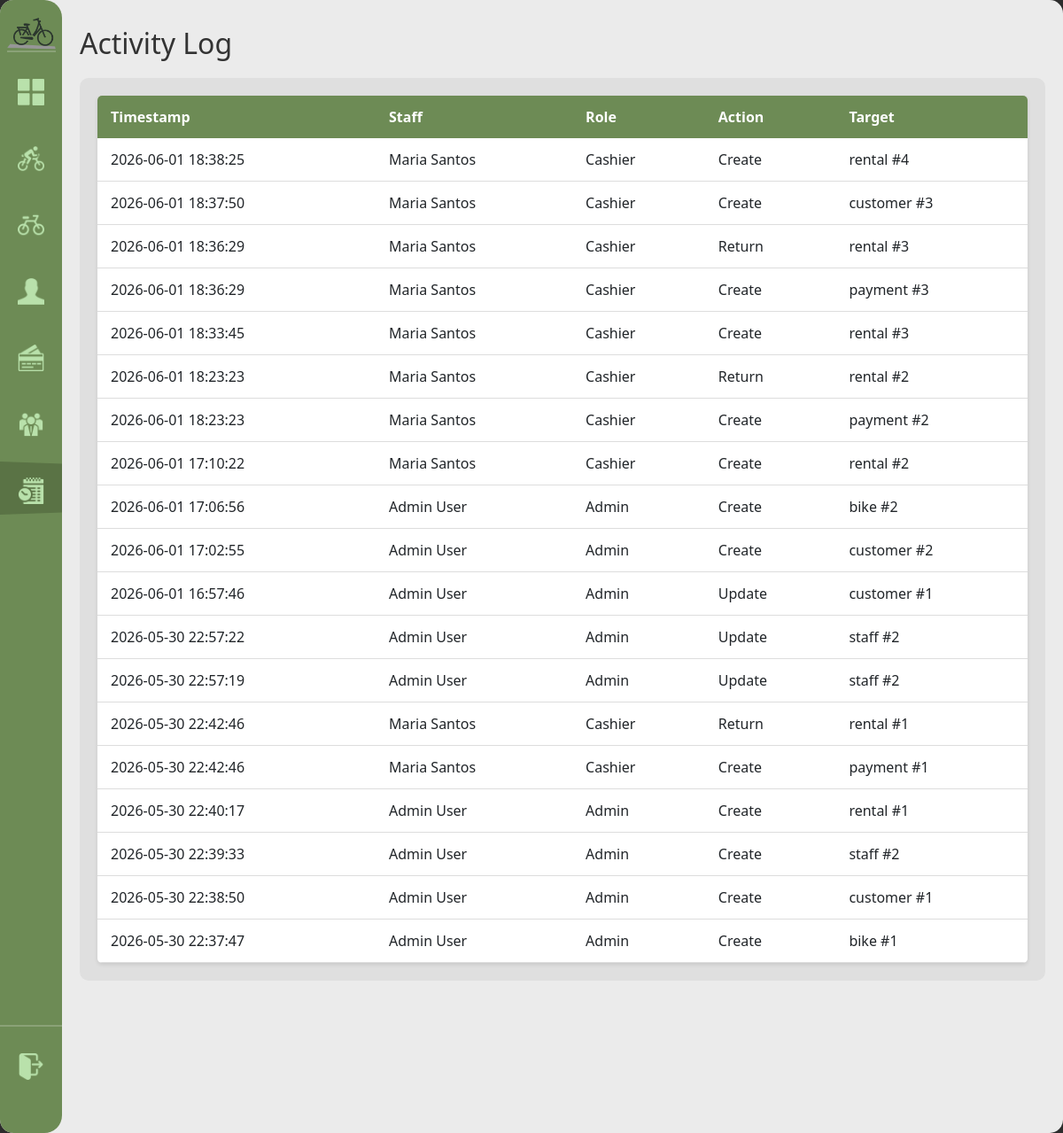
Before: /activity-log (signed in) with the older database file.
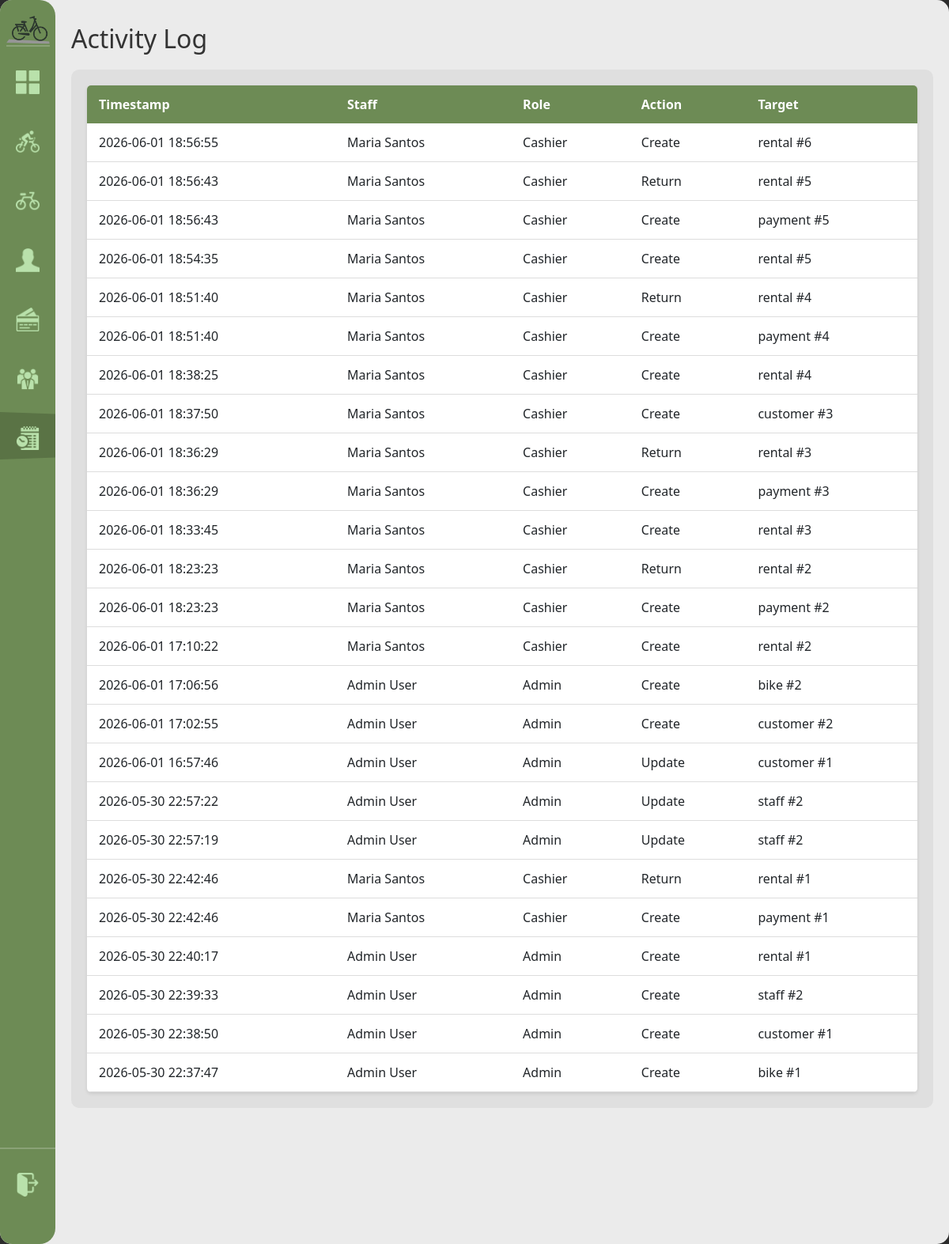
After: the same page with the newer database file.
### tables this page shows
CREATE TABLE activity_log (
            log_id INTEGER PRIMARY KEY AUTOINCREMENT,
            staff_id INTEGER NOT NULL REFERENCES staff(staff_id) ON UPDATE CASCADE ON DELETE RESTRICT,
            timestamp DATETIME NOT NULL DEFAULT(datetime('now','localtime')),
            action TEXT NOT NULL, target_table TEXT, target_id INTEGER
        );

CREATE TABLE staff (
            staff_id INTEGER PRIMARY KEY AUTOINCREMENT,
            username TEXT NOT NULL UNIQUE,
            password_hash TEXT NOT NULL,
            first_name TEXT NOT NULL, last_name TEXT NOT NULL,
            role TEXT NOT NULL CHECK(role IN('admin','cashier')),
            contact_number TEXT NOT NULL,
            status TEXT NOT NULL DEFAULT 'active' CHECK(status IN('active','inactive')),
            created_at DATETIME NOT NULL DEFAULT(datetime('now','localtime'))
        );

### handlers/activity_routes.py (the view)
@activity_bp.route('/activity-log')
@role_required('admin')
def activity_log():
    logs = database.get().get_activity_log()
    return render_template('activity_log.html', logs=logs)

### app.py (called while the page is built)
def get_sidebar_state():
    return request.cookies.get('sidebarState') == 'expanded'

@app.context_processor
def inject_sidebar_state():
    return dict(sidebar_expanded=get_sidebar_state())

@app.context_processor
def inject_current_staff():
    staff = current_staff()
    return dict(current_staff=staff, is_admin=staff and staff.get("role") == "admin")

### modules/auth.py (called while the page is built)
def role_required(*roles):
    def decorator(view):
        @wraps(view)
        def wrapped(*args, **kwargs):
            if not session.get("staff_id"):
                return redirect(url_for("login"))
            if roles and session.get("role") not in roles:
                return redirect(url_for("home"))
            return view(*args, **kwargs)
        return wrapped
    return decorator

def current_staff():
    if not session.get("staff_id"):
        return None
    return {
        "staff_id": session.get("staff_id"),
        "username": session.get("username"),
        "first_name": session.get("first_name"),
        "last_name": session.get("last_name"),
        "role": session.get("role"),
    }

### modules/database.py (called while the page is built)
def get():
    if not db: init()
    return db

    def get_activity_log(self, limit=200):
        rows = self.conn.execute(
            "SELECT l.*,s.first_name||' '||s.last_name AS staff_name,s.role AS staff_role "
            "FROM activity_log l JOIN staff s ON l.staff_id=s.staff_id "
            "ORDER BY l.timestamp DESC LIMIT ?",
            (limit,),
        ).fetchall()
        return [dict(r) for r in rows]

### templates/activity_log.html (shortened to what this page needs)
{% extends "base.html" %}
{% block content %}
<h1>Activity Log</h1>
<div class="content-grid">
    <div class="scroll-table-container">
        <table>
            <thead>
                <tr>
                    <th>Timestamp</th>
                    <th>Staff</th>
                    <th>Role</th>
                    <th>Action</th>
                    <th>Target</th>
                </tr>
            </thead>
            <tbody>
            {% for log in logs %}
            <tr>
                <td>{{ log['timestamp'] }}</td>
                <td>{{ log['staff_name'] }}</td>
                <td>{{ log['staff_role'].title() }}</td>
                <td>{{ log['action'].replace('_', ' ').title() }}</td>
                <td>{{ log['target_table'] }}{% if log['target_id'] %} #{{ log['target_id'] }}{% endif %}</td>
            </tr>
            {% endfor %}
            </tbody>
        </table>
    </div>
</div>
{% endblock %}

### templates/base.html (shortened to what this page needs)
<!DOCTYPE html>
<html lang="en">
<head>
    <link rel="stylesheet" href="{{ url_for('static', filename='modals.css') }}">
    <link rel="stylesheet" href="{{ url_for('static', filename='style.css') }}">
</head>
<body>
    <div class="home-screen">
        <div class="sidebar" expand="{{ 'true' if sidebar_expanded else 'false' }}">
            <img class="sidebar-logo" src="{{url_for('static', filename='assets/imgs/Logo_mini.png') }}" alt="sidebar icon">
            <div class="nav-indicator"></div>
           <div class="nav-items">
                <a href="{{ url_for('home') }}"
                    class="nav-item" data-route="home">
                    <img src="{{ url_for('static', filename='assets/imgs/fsquare_icon.png') }}"   alt="Dashboard">
                </a>
                <a href="{{ url_for('rentals.rentals') }}"
                    class="nav-item" data-route="rentals.rentals">
                    <img src="{{ url_for('static', filename='assets/imgs/current_rent.png') }}"     alt="Rentals">
                </a>
                <a href="{{ url_for('bikes.registry') }}"
                    class="nav-item" data-route="bikes.registry">
                    <img src="{{ url_for('static', filename='assets/imgs/bike_icon.png') }}"       alt="Bikes">
                </a>
                <a href="{{ url_for('customers.customers') }}"
                    class="nav-item" data-route="customers.customers">
                    <img src="{{ url_for('static', filename='assets/imgs/person_icon.png') }}"   alt="Customers">
                </a>
                <a href="{{ url_for('payments.payments') }}"
                    class="nav-item" data-route="payments.payments">
                    <img src="{{ url_for('static', filename='assets/imgs/payments_icon.png') }}"    alt="Payments">
                </a>
                {% if is_admin %}
                <a href="{{ url_for('staff.staff_list') }}"
                    class="nav-item" data-route="staff.staff_list">
                    <img src="{{ url_for('static', filename='assets/imgs/staff_icon.png') }}" alt="Staff">
                </a>
                <a href="{{ url_for('activity.activity_log') }}"
                    class="nav-item" data-route="activity.activity_log">
                    <img src="{{ url_for('static', filename='assets/imgs/log_icon.png') }}" alt="Activity Log">
                </a>
                {% endif %}
            </div>
            <div class="logout-section">
                <a href="{{ url_for('logout') }}"
                    class="logout-btn" data-route="logout">
                    <img src="{{ url_for('static', filename='assets/imgs/logout_icon.png') }}" alt="Logout">
                </a>
            </div>
        </div>
        <div class="main-content">
            {% block content %}{% endblock %}
        </div>
    </div>

### static/style.css (style rules this page uses)
:root { --primary-green: #6D8B55; --secondary-green: #566d42; --bg-light: #EBEBEB; --white: #FFFFFF; --sidebar-collapsed: 70px; --sidebar-expanded: 165px; }
body { margin: 0; font-family: 'Segoe UI', Tahoma, Geneva, Verdana, sans-serif; background-color: #2C2C2C; }
.home-screen { height: 100vh; width: 100vw; margin: 0 auto; background-color: var(--bg-light); border-radius: 15px; overflow: hidden; position: relative; }
.sidebar { position: absolute; top: 0; left: 0; height: 100%; z-index: 10; background-color: var(--primary-green); width: var(--sidebar-collapsed); display: flex; flex-direction: column; border-top-right-radius: 20px; border-bottom-right-radius: 20px; overflow: hidden; box-sizing: border-box; }
.sidebar-logo { width: 55px; height: auto; margin-top: 20px; margin-left: 10px; border-bottom: 2px solid rgba(255,255,255,0.2); transition: margin 0.211s ease; }
.sidebar[expand="false"] .sidebar-logo { margin-left: auto; margin-right: auto; }
.nav-items { display: flex; flex-direction: column; margin-top: 20px; gap: 15px; position: relative; }
.nav-item-top, .nav-item { display: flex; align-items: center; padding: 10px 0px 20px 20px; color: var(--white); text-decoration: none; font-weight: bold; font-size: 0.9rem; white-space: nowrap; gap: 21px; }
.nav-item img { width: 30px; height: 30px; flex-shrink: 0; pointer-events: none; filter: invert(80%) sepia(20%) saturate(400%) hue-rotate(60deg); }
.logout-section { display: flex; flex-direction: column; margin-top: auto; margin-bottom: 20px; padding-bottom: 20px; border-top: 2px solid rgba(255, 255, 255, 0.2); padding-top: 20px; }
.logout-btn { display: flex; align-items: center; padding: 10px 0px 20px 20px; color: var(--white); text-decoration: none; font-weight: bold; font-size: 0.9rem; white-space: nowrap; gap: 21px; transition: all 0.3s ease; border-radius: 8px; }
.logout-btn img { width: 30px; height: 30px; flex-shrink: 0; pointer-events: none; filter: invert(80%) sepia(20%) saturate(400%) hue-rotate(60deg); }
.nav-indicator { position: absolute; left: 0; width: auto; height: auto; border-left: var(--sidebar-expanded) solid var(--secondary-green); border-top: 6px solid transparent; border-bottom: 6px solid transparent; transition: top 0.3s ease; opacity: 0.6; z-index: 0; }
.sidebar:not(:hover) .nav-indicator, .sidebar[expand="false"] .nav-indicator { transition: opacity 0.3s ease; opacity: 0.8; }
.main-content { padding: 20px; opacity: 1; flex-direction: column; margin-left: var(--sidebar-collapsed); height: 100%; overflow: auto; }
.content-grid { display: flex; flex-grow: 1; opacity: 1; background-color: #DFDFDF; border-radius: 10px; }
.scroll-table-container { width: 100%; overflow-y: auto; max-height: calc(100vh - 260px); padding: 20px; box-sizing: border-box; }
table { width: 100%; border-collapse: collapse; background: white; border-radius: 5px; overflow: hidden; box-shadow: 0 2px 4px rgba(0,0,0,0.1); }
table thead { background-color: var(--primary-green); color: white; }
table th, table td { padding: 12px 15px; text-align: left; }
table tbody tr { border-bottom: 1px solid #ddd; }
h1, h2 { color: #333; margin: 10px 0; }
h1 { font-size: 2rem; margin-bottom: 20px; }

Changed rows visible on the page:
added activity_log: timestamp "2026-06-01 18:56:55", staff_name "Maria Santos", staff_role "Cashier", action.replace "Create", target_table "rental", target_id "6"
added activity_log: timestamp "2026-06-01 18:56:43", staff_name "Maria Santos", staff_role "Cashier", action.replace "Return", target_table "rental", target_id "5"
added activity_log: timestamp "2026-06-01 18:56:43", staff_name "Maria Santos", staff_role "Cashier", action.replace "Create", target_table "payment", target_id "5"
added activity_log: timestamp "2026-06-01 18:54:35", staff_name "Maria Santos", staff_role "Cashier", action.replace "Create", target_table "rental", target_id "5"
added activity_log: timestamp "2026-06-01 18:51:40", staff_name "Maria Santos", staff_role "Cashier", action.replace "Return", target_table "rental", target_id "4"
added activity_log: timestamp "2026-06-01 18:51:40", staff_name "Maria Santos", staff_role "Cashier", action.replace "Create", target_table "payment", target_id "4"
